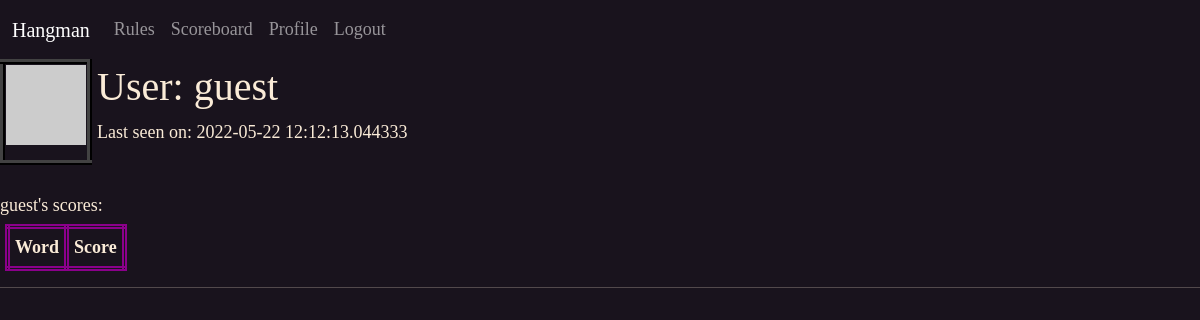
Before: /user/guest (signed in) with the older database file.
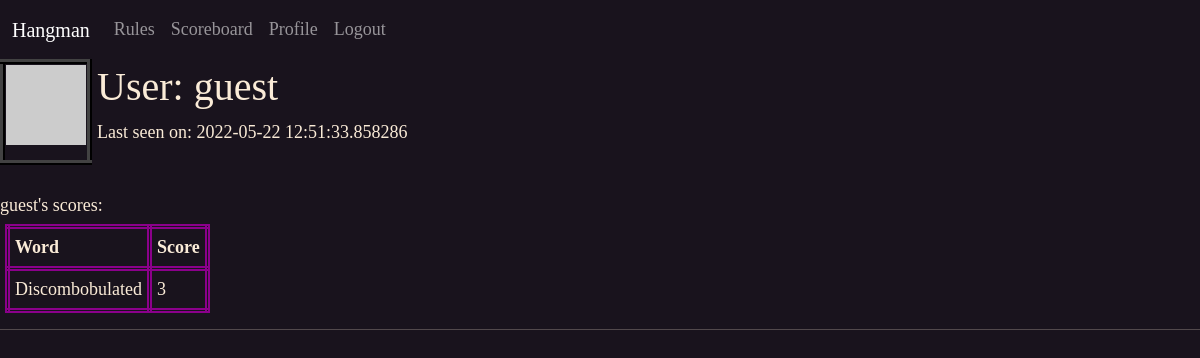
After: the same page with the newer database file.
### app/models.py (models this page shows, shortened)
class User(UserMixin, db.Model):
    id = db.Column(db.Integer, primary_key=True)
    email = db.Column(db.String(60), index=True, unique=True)
    username = db.Column(db.String(60), index=True, unique=True)
    password_hash = db.Column(db.String(128))
    last_seen = db.Column(db.DateTime, default=datetime.utcnow())
    def avatar(self, size):
        digest = md5('hangguest@protonmail.com'.lower().encode('utf-8')).hexdigest()
        return 'https://www.gravatar.com/avatar/{}?d=retro&s={}'.format(digest,size)

class Words(db.Model):
    id = db.Column(db.Integer, primary_key=True)
    word = db.Column(db.String(60), index=True, unique=True)
    definition = db.Column(db.String(60), index=True, unique=True)

### app/routes.py (the view)
@app.route('/user/<username>')
@login_required
def user(username):
    user = User.query.filter_by(username=username).first_or_404()
    dict = {}
    for score in Scores.query.filter_by(user_id=current_user.id).all():
        dict[f"{Words.query.get(score.word_id).word}"] = f"{score.number_of_guesses}"
    return render_template('user.html', user=user, dict=dict)

### app/models.py (called while the page is built)
@login.user_loader
def load_user(id):
    return User.query.get(int(id))

### app/routes.py (called while the page is built)
@app.before_request
def before_request():
    if current_user.is_authenticated:
        current_user.last_seen = datetime.utcnow()
        db.session.commit()

### app/templates/user.html (shortened to what this page needs)
{% extends "base.html" %}
{% block content %}
<table>
    <tr valign="top">
        <td id="profilePic"><img src="{{ user.avatar(128) }}"></td>
        <td style="padding-left:5px;">
            <h1>User: {{ user.username }}</h1>
            {% if user.last_seen %}
                <p>Last seen on: {{ user.last_seen }}</p>
                {% endif %}
        </td>
    </tr>
</table><br>
{{ user.username }}'s scores:
<table id="stats">
    <tr>
        <th style="border: 5px double darkmagenta; padding: 5px;">Word</th>
        <th style="border: 5px double darkmagenta; padding: 5px;">Score</th>
    </tr>
    {% for key,value in dict.items() %}
    <tr>
        <td style="border: 5px double darkmagenta; padding: 5px;">{{key}}</td>
        <td style="border: 5px double darkmagenta; padding: 5px;">{{value}}</td>
    </tr>
    {% endfor %}
</table>
{% endblock %}

### app/templates/base.html (shortened to what this page needs)
<!DOCTYPE html>
<html>
<head>
    <link href="https://cdn.jsdelivr.net/npm/bootstrap@5.1.3/dist/css/bootstrap.min.css" rel="stylesheet"
>
</head>
<body>
    <nav class="navbar navbar-expand-sm navbar-dark sticky-top">
        <div class="container-fluid">
            <a class="navbar-brand" href="{{ url_for('hangman') }}">Hangman</a>
            <div class="collapse navbar-collapse" id="navbarSupportedContent">
                <ul class="navbar-nav me-auto mb-2 mb-lg-0">
                    <li class="nav-item">
                        <a class="nav-link" id="rules" style="cursor: pointer;">Rules</a>
                    </li>
                    <li class="nav-item">
                        <a class="nav-link" href="{{ url_for('scoreboard') }}">Scoreboard</a>
                    </li>
                    {% if current_user.is_anonymous %}
                    <li class="nav-item">
                        <a class="nav-link" href="{{ url_for('login') }}">Login</a>
                    </li>
                    {% else %}
                    <li class="nav-item">
                        <a class="nav-link" href="{{ url_for('user', username=current_user.username) }}">Profile</a>
                    </li>
                    <li class="nav-item">
                        <a class="nav-link" href="{{ url_for('logout') }}">Logout</a>
                    </li>
                    {% endif %}
                </ul>
            </div>
        </div>
    </nav>
    {%block content%}
    {%endblock%}
    <hr>
</body>
<link rel="stylesheet" href="{{url_for('static', filename='Hangman.css')}} ">
</html>

### app/static/Hangman.css (style rules this page uses)
body { background-color: rgb(25, 19, 29); color: antiquewhite; font-family: cursive, Garamond, serif; font-size: large; }
#stats { border: 2px groove whitesmoke; position: relative; margin:5px; }
#profilePic { border: 5px ridge rgb(66, 66, 66); }

Changed rows visible on the page:
changed User "guest": last_seen "2022-05-22 12:12:13.044333" → "2022-05-22 12:51:33.858286"
now on this page (row unchanged): Words: word "Discombobulated", value "3"
